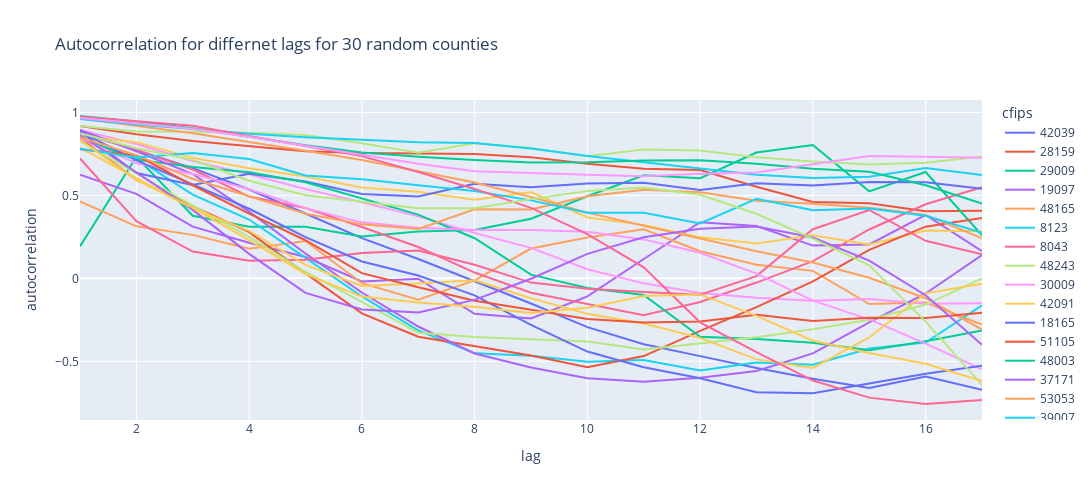

Source (notebook cell):
### Code cell
autocorrs_30 = pd.DataFrame()

for i in range(1, 18):
    x = get_autocorr(df = train_sample_30, lag = i)
    autocorrs_30 = pd.concat([autocorrs_30,x], axis = 1)

autocorrs_30['cfips'] = sample_counties_30
autocorrs_30_long = autocorrs_30.melt(id_vars = 'cfips', var_name = 'lag', value_name='autocorrelation')

px.line(autocorrs_30_long,
        x = 'lag',
        y = 'autocorrelation',
        color = 'cfips',
        title = "Autocorrelation for differnet lags for 30 random counties",
        height= 500,
        width = 1200).show()

### Figure 1 — Plotly figure (JSON) as saved in the notebook; plotly's stock layout.template omitted (floating-point values rounded to 4 significant figures)
{"data": [{"hovertemplate": "cfips=42039<br>lag=%{x}<br>autocorrelation=%{y}<extra></extra>", "legendgroup": "42039", "line": {"color": "#636efa", "dash": "solid"}, "marker": {"symbol": "circle"}, "mode": "lines", "name": "42039", "orientation": "v", "showlegend": true, "type": "scatter", "x": [1, 2, 3, 4, 5, 6, 7, 8, 9, 10, 11, 12, 13, 14, 15, 16, 17], "xaxis": "x", "y": [0.8908, 0.7721, 0.6647, 0.5359, 0.3912, 0.2425, 0.1167, -0.01803, -0.1516, -0.2938, -0.3972, -0.4688, -0.5401, -0.6046, -0.6607, -0.5915, -0.6711], "yaxis": "y"}, {"hovertemplate": "cfips=28159<br>lag=%{x}<br>autocorrelation=%{y}<extra></extra>", "legendgroup": "28159", "line": {"color": "#EF553B", "dash": "solid"}, "marker": {"symbol": "circle"}, "mode": "lines", "name": "28159", "orientation": "v", "showlegend": true, "type": "scatter", "x": [1, 2, 3, 4, 5, 6, 7, 8, 9, 10, 11, 12, 13, 14, 15, 16, 17], "xaxis": "x", "y": [0.9185, 0.8688, 0.8288, 0.7973, 0.7664, 0.7561, 0.754, 0.7491, 0.7303, 0.6911, 0.6604, 0.6536, 0.552, 0.461, 0.4527, 0.4042, 0.4084], "yaxis": "y"}, {"hovertemplate": "cfips=29009<br>lag=%{x}<br>autocorrelation=%{y}<extra></extra>", "legendgroup": "29009", "line": {"color": "#00cc96", "dash": "solid"}, "marker": {"symbol": "circle"}, "mode": "lines", "name": "29009", "orientation": "v", "showlegend": true, "type": "scatter", "x": [1, 2, 3, 4, 5, 6, 7, 8, 9, 10, 11, 12, 13, 14, 15, 16, 17], "xaxis": "x", "y": [0.1924, 0.733, 0.3775, 0.3108, 0.3118, 0.253, 0.2819, 0.292, 0.3599, 0.4952, 0.6216, 0.6038, 0.7583, 0.8038, 0.5245, 0.6414, 0.2602], "yaxis": "y"}, {"hovertemplate": "cfips=19097<br>lag=%{x}<br>autocorrelation=%{y}<extra></extra>", "legendgroup": "19097", "line": {"color": "#ab63fa", "dash": "solid"}, "marker": {"symbol": "circle"}, "mode": "lines", "name": "19097", "orientation": "v", "showlegend": true, "type": "scatter", "x": [1, 2, 3, 4, 5, 6, 7, 8, 9, 10, 11, 12, 13, 14, 15, 16, 17], "xaxis": "x", "y": [0.6256, 0.5095, 0.312, 0.2151, 0.1288, -0.01858, -0.002115, -0.2136, -0.242, -0.1085, 0.1169, 0.3386, 0.3152, 0.1977, 0.2042, 0.3824, 0.1639], "yaxis": "y"}, {"hovertemplate": "cfips=48165<br>lag=%{x}<br>autocorrelation=%{y}<extra></extra>", "legendgroup": "48165", "line": {"color": "#FFA15A", "dash": "solid"}, "marker": {"symbol": "circle"}, "mode": "lines", "name": "48165", "orientation": "v", "showlegend": true, "type": "scatter", "x": [1, 2, 3, 4, 5, 6, 7, 8, 9, 10, 11, 12, 13, 14, 15, 16, 17], "xaxis": "x", "y": [0.4647, 0.3139, 0.2622, 0.1784, 0.2251, -0.02918, -0.1279, -0.0124, 0.1799, 0.2469, 0.2964, 0.1632, 0.08243, 0.04534, -0.1551, -0.1451, -0.2782], "yaxis": "y"}, {"hovertemplate": "cfips=8123<br>lag=%{x}<br>autocorrelation=%{y}<extra></extra>", "legendgroup": "8123", "line": {"color": "#19d3f3", "dash": "solid"}, "marker": {"symbol": "circle"}, "mode": "lines", "name": "8123", "orientation": "v", "showlegend": true, "type": "scatter", "x": [1, 2, 3, 4, 5, 6, 7, 8, 9, 10, 11, 12, 13, 14, 15, 16, 17], "xaxis": "x", "y": [0.8476, 0.7228, 0.5046, 0.3548, 0.1236, -0.1091, -0.3139, -0.4518, -0.4672, -0.5021, -0.4917, -0.5559, -0.5074, -0.521, -0.4229, -0.3865, -0.163], "yaxis": "y"}, {"hovertemplate": "cfips=8043<br>lag=%{x}<br>autocorrelation=%{y}<extra></extra>", "legendgroup": "8043", "line": {"color": "#FF6692", "dash": "solid"}, "marker": {"symbol": "circle"}, "mode": "lines", "name": "8043", "orientation": "v", "showlegend": true, "type": "scatter", "x": [1, 2, 3, 4, 5, 6, 7, 8, 9, 10, 11, 12, 13, 14, 15, 16, 17], "xaxis": "x", "y": [0.8758, 0.7754, 0.6562, 0.4933, 0.424, 0.3097, 0.1889, 0.0351, -0.08669, -0.1527, -0.2225, -0.1426, -0.02522, 0.1041, 0.2948, 0.447, 0.5493], "yaxis": "y"}, {"hovertemplate": "cfips=48243<br>lag=%{x}<br>autocorrelation=%{y}<extra></extra>", "legendgroup": "48243", "line": {"color": "#B6E880", "dash": "solid"}, "marker": {"symbol": "circle"}, "mode": "lines", "name": "48243", "orientation": "v", "showlegend": true, "type": "scatter", "x": [1, 2, 3, 4, 5, 6, 7, 8, 9, 10, 11, 12, 13, 14, 15, 16, 17], "xaxis": "x", "y": [0.9187, 0.8852, 0.8843, 0.8778, 0.8641, 0.8147, 0.7576, 0.8139, 0.7855, 0.7363, 0.777, 0.7709, 0.7306, 0.7051, 0.6861, 0.6969, 0.7345], "yaxis": "y"}, {"hovertemplate": "cfips=30009<br>lag=%{x}<br>autocorrelation=%{y}<extra></extra>", "legendgroup": "30009", "line": {"color": "#FF97FF", "dash": "solid"}, "marker": {"symbol": "circle"}, "mode": "lines", "name": "30009", "orientation": "v", "showlegend": true, "type": "scatter", "x": [1, 2, 3, 4, 5, 6, 7, 8, 9, 10, 11, 12, 13, 14, 15, 16, 17], "xaxis": "x", "y": [0.8952, 0.8097, 0.7076, 0.6269, 0.5388, 0.4588, 0.3737, 0.2736, 0.1841, 0.05511, -0.03008, -0.08774, -0.1166, -0.135, -0.1249, -0.1529, -0.1496], "yaxis": "y"}, {"hovertemplate": "cfips=42091<br>lag=%{x}<br>autocorrelation=%{y}<extra></extra>", "legendgroup": "42091", "line": {"color": "#FECB52", "dash": "solid"}, "marker": {"symbol": "circle"}, "mode": "lines", "name": "42091", "orientation": "v", "showlegend": true, "type": "scatter", "x": [1, 2, 3, 4, 5, 6, 7, 8, 9, 10, 11, 12, 13, 14, 15, 16, 17], "xaxis": "x", "y": [0.8582, 0.8213, 0.7265, 0.6645, 0.6147, 0.5478, 0.5226, 0.474, 0.52, 0.3674, 0.3226, 0.2485, 0.2096, 0.2604, 0.2047, 0.2881, 0.2839], "yaxis": "y"}, {"hovertemplate": "cfips=18165<br>lag=%{x}<br>autocorrelation=%{y}<extra></extra>", "legendgroup": "18165", "line": {"color": "#636efa", "dash": "solid"}, "marker": {"symbol": "circle"}, "mode": "lines", "name": "18165", "orientation": "v", "showlegend": true, "type": "scatter", "x": [1, 2, 3, 4, 5, 6, 7, 8, 9, 10, 11, 12, 13, 14, 15, 16, 17], "xaxis": "x", "y": [0.8869, 0.635, 0.5633, 0.6311, 0.5845, 0.5091, 0.4932, 0.5702, 0.5499, 0.5723, 0.5771, 0.5332, 0.573, 0.5602, 0.5816, 0.58, 0.5408], "yaxis": "y"}, {"hovertemplate": "cfips=51105<br>lag=%{x}<br>autocorrelation=%{y}<extra></extra>", "legendgroup": "51105", "line": {"color": "#EF553B", "dash": "solid"}, "marker": {"symbol": "circle"}, "mode": "lines", "name": "51105", "orientation": "v", "showlegend": true, "type": "scatter", "x": [1, 2, 3, 4, 5, 6, 7, 8, 9, 10, 11, 12, 13, 14, 15, 16, 17], "xaxis": "x", "y": [0.8458, 0.5943, 0.4361, 0.2791, 0.03009, -0.2106, -0.3514, -0.408, -0.4649, -0.5354, -0.4686, -0.3164, -0.1736, -0.0186, 0.1715, 0.3116, 0.3638], "yaxis": "y"}, {"hovertemplate": "cfips=48003<br>lag=%{x}<br>autocorrelation=%{y}<extra></extra>", "legendgroup": "48003", "line": {"color": "#00cc96", "dash": "solid"}, "marker": {"symbol": "circle"}, "mode": "lines", "name": "48003", "orientation": "v", "showlegend": true, "type": "scatter", "x": [1, 2, 3, 4, 5, 6, 7, 8, 9, 10, 11, 12, 13, 14, 15, 16, 17], "xaxis": "x", "y": [0.8435, 0.7158, 0.6713, 0.6404, 0.5798, 0.4839, 0.3845, 0.242, 0.02255, -0.05807, -0.1007, -0.352, -0.3657, -0.3888, -0.434, -0.3791, -0.3139], "yaxis": "y"}, {"hovertemplate": "cfips=37171<br>lag=%{x}<br>autocorrelation=%{y}<extra></extra>", "legendgroup": "37171", "line": {"color": "#ab63fa", "dash": "solid"}, "marker": {"symbol": "circle"}, "mode": "lines", "name": "37171", "orientation": "v", "showlegend": true, "type": "scatter", "x": [1, 2, 3, 4, 5, 6, 7, 8, 9, 10, 11, 12, 13, 14, 15, 16, 17], "xaxis": "x", "y": [0.8955, 0.7667, 0.6291, 0.4024, 0.1502, -0.08521, -0.2901, -0.453, -0.5372, -0.602, -0.6232, -0.5985, -0.5587, -0.4522, -0.2646, -0.09099, 0.141], "yaxis": "y"}, {"hovertemplate": "cfips=53053<br>lag=%{x}<br>autocorrelation=%{y}<extra></extra>", "legendgroup": "53053", "line": {"color": "#FFA15A", "dash": "solid"}, "marker": {"symbol": "circle"}, "mode": "lines", "name": "53053", "orientation": "v", "showlegend": true, "type": "scatter", "x": [1, 2, 3, 4, 5, 6, 7, 8, 9, 10, 11, 12, 13, 14, 15, 16, 17], "xaxis": "x", "y": [0.9637, 0.9197, 0.8753, 0.8217, 0.7698, 0.7131, 0.6452, 0.5775, 0.4908, 0.3965, 0.3177, 0.2394, 0.164, 0.09553, 0.003881, -0.1197, -0.3083], "yaxis": "y"}, {"hovertemplate": "cfips=39007<br>lag=%{x}<br>autocorrelation=%{y}<extra></extra>", "legendgroup": "39007", "line": {"color": "#19d3f3", "dash": "solid"}, "marker": {"symbol": "circle"}, "mode": "lines", "name": "39007", "orientation": "v", "showlegend": true, "type": "scatter", "x": [1, 2, 3, 4, 5, 6, 7, 8, 9, 10, 11, 12, 13, 14, 15, 16, 17], "xaxis": "x", "y": [0.961, 0.9276, 0.9004, 0.8719, 0.8502, 0.8333, 0.8199, 0.8164, 0.7825, 0.7382, 0.6999, 0.6597, 0.6241, 0.6053, 0.6123, 0.666, 0.623], "yaxis": "y"}, {"hovertemplate": "cfips=17063<br>lag=%{x}<br>autocorrelation=%{y}<extra></extra>", "legendgroup": "17063", "line": {"color": "#FF6692", "dash": "solid"}, "marker": {"symbol": "circle"}, "mode": "lines", "name": "17063", "orientation": "v", "showlegend": true, "type": "scatter", "x": [1, 2, 3, 4, 5, 6, 7, 8, 9, 10, 11, 12, 13, 14, 15, 16, 17], "xaxis": "x", "y": [0.7228, 0.3445, 0.1618, 0.1063, 0.112, 0.1528, 0.1674, 0.08189, -0.02534, -0.06295, -0.08234, -0.09845, 0.01352, 0.2964, 0.4123, 0.2264, 0.1449], "yaxis": "y"}, {"hovertemplate": "cfips=48285<br>lag=%{x}<br>autocorrelation=%{y}<extra></extra>", "legendgroup": "48285", "line": {"color": "#B6E880", "dash": "solid"}, "marker": {"symbol": "circle"}, "mode": "lines", "name": "48285", "orientation": "v", "showlegend": true, "type": "scatter", "x": [1, 2, 3, 4, 5, 6, 7, 8, 9, 10, 11, 12, 13, 14, 15, 16, 17], "xaxis": "x", "y": [0.8279, 0.6336, 0.4386, 0.2503, 0.03954, -0.1411, -0.3276, -0.3527, -0.3662, -0.3813, -0.4286, -0.3918, -0.3556, -0.307, -0.2497, -0.1581, 0.0004304], "yaxis": "y"}, {"hovertemplate": "cfips=21165<br>lag=%{x}<br>autocorrelation=%{y}<extra></extra>", "legendgroup": "21165", "line": {"color": "#FF97FF", "dash": "solid"}, "marker": {"symbol": "circle"}, "mode": "lines", "name": "21165", "orientation": "v", "showlegend": true, "type": "scatter", "x": [1, 2, 3, 4, 5, 6, 7, 8, 9, 10, 11, 12, 13, 14, 15, 16, 17], "xaxis": "x", "y": [0.8438, 0.6941, 0.6298, 0.5372, 0.4235, 0.3377, 0.3058, 0.2915, 0.2911, 0.2808, 0.235, 0.1546, 0.02838, -0.1345, -0.2469, -0.3932, -0.5484], "yaxis": "y"}, {"hovertemplate": "cfips=18139<br>lag=%{x}<br>autocorrelation=%{y}<extra></extra>", "legendgroup": "18139", "line": {"color": "#FECB52", "dash": "solid"}, "marker": {"symbol": "circle"}, "mode": "lines", "name": "18139", "orientation": "v", "showlegend": true, "type": "scatter", "x": [1, 2, 3, 4, 5, 6, 7, 8, 9, 10, 11, 12, 13, 14, 15, 16, 17], "xaxis": "x", "y": [0.7887, 0.605, 0.4214, 0.2867, 0.08113, -0.04546, -0.03165, -0.01121, -0.1195, -0.2139, -0.2719, -0.3586, -0.4885, -0.5402, -0.3562, -0.09012, -0.03185], "yaxis": "y"}, {"hovertemplate": "cfips=19151<br>lag=%{x}<br>autocorrelation=%{y}<extra></extra>", "legendgroup": "19151", "line": {"color": "#636efa", "dash": "solid"}, "marker": {"symbol": "circle"}, "mode": "lines", "name": "19151", "orientation": "v", "showlegend": true, "type": "scatter", "x": [1, 2, 3, 4, 5, 6, 7, 8, 9, 10, 11, 12, 13, 14, 15, 16, 17], "xaxis": "x", "y": [0.8845, 0.7111, 0.5668, 0.4196, 0.2485, 0.1017, 0.01691, -0.1027, -0.2809, -0.4412, -0.5359, -0.6023, -0.686, -0.6922, -0.6337, -0.5747, -0.5273], "yaxis": "y"}, {"hovertemplate": "cfips=26077<br>lag=%{x}<br>autocorrelation=%{y}<extra></extra>", "legendgroup": "26077", "line": {"color": "#EF553B", "dash": "solid"}, "marker": {"symbol": "circle"}, "mode": "lines", "name": "26077", "orientation": "v", "showlegend": true, "type": "scatter", "x": [1, 2, 3, 4, 5, 6, 7, 8, 9, 10, 11, 12, 13, 14, 15, 16, 17], "xaxis": "x", "y": [0.779, 0.7418, 0.5614, 0.3909, 0.2298, 0.03166, -0.05351, -0.135, -0.1894, -0.245, -0.2667, -0.2606, -0.2197, -0.2563, -0.2376, -0.2385, -0.207], "yaxis": "y"}, {"hovertemplate": "cfips=31181<br>lag=%{x}<br>autocorrelation=%{y}<extra></extra>", "legendgroup": "31181", "line": {"color": "#00cc96", "dash": "solid"}, "marker": {"symbol": "circle"}, "mode": "lines", "name": "31181", "orientation": "v", "showlegend": true, "type": "scatter", "x": [1, 2, 3, 4, 5, 6, 7, 8, 9, 10, 11, 12, 13, 14, 15, 16, 17], "xaxis": "x", "y": [0.9789, 0.9452, 0.9049, 0.8523, 0.802, 0.7594, 0.7328, 0.7135, 0.6993, 0.6999, 0.7102, 0.7125, 0.6912, 0.6613, 0.6424, 0.5612, 0.4515], "yaxis": "y"}, {"hovertemplate": "cfips=20075<br>lag=%{x}<br>autocorrelation=%{y}<extra></extra>", "legendgroup": "20075", "line": {"color": "#ab63fa", "dash": "solid"}, "marker": {"symbol": "circle"}, "mode": "lines", "name": "20075", "orientation": "v", "showlegend": true, "type": "scatter", "x": [1, 2, 3, 4, 5, 6, 7, 8, 9, 10, 11, 12, 13, 14, 15, 16, 17], "xaxis": "x", "y": [0.8641, 0.6409, 0.4129, 0.1475, -0.08746, -0.1881, -0.2063, -0.1297, -0.002175, 0.1479, 0.2476, 0.2987, 0.3129, 0.2464, 0.1067, -0.1017, -0.4003], "yaxis": "y"}, {"hovertemplate": "cfips=20139<br>lag=%{x}<br>autocorrelation=%{y}<extra></extra>", "legendgroup": "20139", "line": {"color": "#FFA15A", "dash": "solid"}, "marker": {"symbol": "circle"}, "mode": "lines", "name": "20139", "orientation": "v", "showlegend": true, "type": "scatter", "x": [1, 2, 3, 4, 5, 6, 7, 8, 9, 10, 11, 12, 13, 14, 15, 16, 17], "xaxis": "x", "y": [0.8501, 0.7429, 0.6003, 0.4956, 0.3895, 0.3256, 0.2974, 0.4161, 0.4154, 0.4949, 0.5348, 0.5189, 0.4683, 0.4505, 0.4254, 0.3828, 0.242], "yaxis": "y"}, {"hovertemplate": "cfips=37017<br>lag=%{x}<br>autocorrelation=%{y}<extra></extra>", "legendgroup": "37017", "line": {"color": "#19d3f3", "dash": "solid"}, "marker": {"symbol": "circle"}, "mode": "lines", "name": "37017", "orientation": "v", "showlegend": true, "type": "scatter", "x": [1, 2, 3, 4, 5, 6, 7, 8, 9, 10, 11, 12, 13, 14, 15, 16, 17], "xaxis": "x", "y": [0.781, 0.7281, 0.7563, 0.7198, 0.6204, 0.5981, 0.5614, 0.5273, 0.4702, 0.3964, 0.3955, 0.331, 0.48, 0.4114, 0.4212, 0.3771, 0.2754], "yaxis": "y"}, {"hovertemplate": "cfips=26159<br>lag=%{x}<br>autocorrelation=%{y}<extra></extra>", "legendgroup": "26159", "line": {"color": "#FF6692", "dash": "solid"}, "marker": {"symbol": "circle"}, "mode": "lines", "name": "26159", "orientation": "v", "showlegend": true, "type": "scatter", "x": [1, 2, 3, 4, 5, 6, 7, 8, 9, 10, 11, 12, 13, 14, 15, 16, 17], "xaxis": "x", "y": [0.9741, 0.9485, 0.92, 0.858, 0.7984, 0.737, 0.6411, 0.5393, 0.4249, 0.2663, 0.06666, -0.2651, -0.4452, -0.616, -0.7189, -0.7574, -0.7328], "yaxis": "y"}, {"hovertemplate": "cfips=42029<br>lag=%{x}<br>autocorrelation=%{y}<extra></extra>", "legendgroup": "42029", "line": {"color": "#B6E880", "dash": "solid"}, "marker": {"symbol": "circle"}, "mode": "lines", "name": "42029", "orientation": "v", "showlegend": true, "type": "scatter", "x": [1, 2, 3, 4, 5, 6, 7, 8, 9, 10, 11, 12, 13, 14, 15, 16, 17], "xaxis": "x", "y": [0.8753, 0.7839, 0.7146, 0.589, 0.5007, 0.46, 0.4233, 0.4222, 0.4778, 0.5271, 0.5472, 0.5042, 0.3895, 0.2397, 0.07871, -0.2609, -0.6425], "yaxis": "y"}, {"hovertemplate": "cfips=51067<br>lag=%{x}<br>autocorrelation=%{y}<extra></extra>", "legendgroup": "51067", "line": {"color": "#FF97FF", "dash": "solid"}, "marker": {"symbol": "circle"}, "mode": "lines", "name": "51067", "orientation": "v", "showlegend": true, "type": "scatter", "x": [1, 2, 3, 4, 5, 6, 7, 8, 9, 10, 11, 12, 13, 14, 15, 16, 17], "xaxis": "x", "y": [0.9661, 0.9352, 0.9017, 0.8543, 0.7991, 0.7439, 0.6906, 0.6461, 0.6341, 0.6249, 0.616, 0.6307, 0.6376, 0.6862, 0.7375, 0.7334, 0.7274], "yaxis": "y"}, {"hovertemplate": "cfips=17117<br>lag=%{x}<br>autocorrelation=%{y}<extra></extra>", "legendgroup": "17117", "line": {"color": "#FECB52", "dash": "solid"}, "marker": {"symbol": "circle"}, "mode": "lines", "name": "17117", "orientation": "v", "showlegend": true, "type": "scatter", "x": [1, 2, 3, 4, 5, 6, 7, 8, 9, 10, 11, 12, 13, 14, 15, 16, 17], "xaxis": "x", "y": [0.8352, 0.5943, 0.4257, 0.2301, 0.02543, -0.11, -0.1448, -0.1715, -0.2089, -0.1767, -0.1058, -0.09672, -0.2258, -0.3761, -0.4505, -0.5145, -0.6187], "yaxis": "y"}], "layout": {"height": 500, "legend": {"title": {"text": "cfips"}, "tracegroupgap": 0}, "title": {"text": "Autocorrelation for differnet lags for 30 random counties"}, "width": 1200, "xaxis": {"anchor": "y", "domain": [0, 1], "title": {"text": "lag"}}, "yaxis": {"anchor": "x", "domain": [0, 1], "title": {"text": "autocorrelation"}}}}
